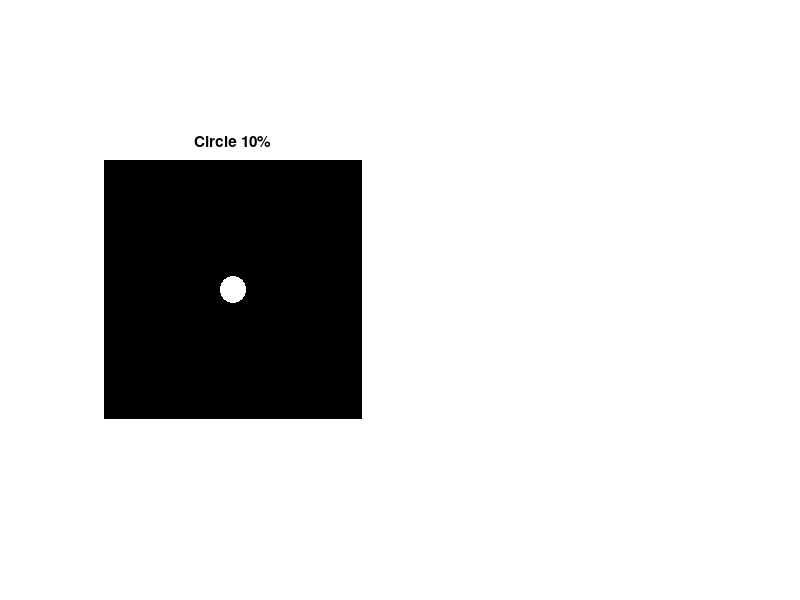

The MATLAB source for this figure: (Note: this script raises an error after producing the figure.)
%% 2.2 Convolution NIP

x = linspace(-1,1,256);
y = x;
[X,Y] = meshgrid(x,y);
R = sqrt(X.^2 + Y.^2);
A = zeros(size(R));

% diameter 10%
A(R<0.1) = 1;
figure(1);
subplot(1,2,1);
imshow(A);
title("Circle 10%");
FA = fftshift(A);
Fnip = fft2(rgb2gray(imread("nip.tif")));
H = FA.*Fnip;
h = ifft2(H);
subplot(1,2,2);
imagesc(abs(h));
title("Convoluted");
colormap gray;
axis image;

% diameter 25%
A(R<0.25) = 1;
figure(2);
subplot(1,2,1);
imshow(A);
title("Circle 25%");
FA = fftshift(A);
Fnip = fft2(rgb2gray(imread("nip.tif")));
H = FA.*Fnip;
h = ifft2(H);
subplot(1,2,2);
imagesc(abs(h));
title("Convoluted");
colormap gray;
axis image;

% diameter 50%
A(R<0.50) = 1;
figure(3);
subplot(1,2,1);
imshow(A);
title("Circle 50%");
FA = fftshift(A);
Fnip = fft2(rgb2gray(imread("nip.tif")));
H = FA.*Fnip;
h = ifft2(H);
subplot(1,2,2);
imagesc(abs(h));
title("Convoluted");
colormap gray;
axis image;

% diameter 75%
A(R<0.75) = 1;
figure(4);
subplot(1,2,1);
imshow(A);
title("Circle 75%");
FA = fftshift(A);
Fnip = fft2(rgb2gray(imread("nip.tif")));
H = FA.*Fnip;
h = ifft2(H);
subplot(1,2,2);
imagesc(abs(h));
title("Convoluted")

colormap gray;
axis image;

% diameter 100%
A(R<1) = 1;
figure(5);
subplot(1,2,1);
imshow(A);
title("Circle 100%")
FA = fftshift(A);
Fnip = fft2(rgb2gray(imread("nip.tif")));
H = FA.*Fnip;
h = ifft2(H);
subplot(1,2,2);
imagesc(abs(h));
title("Convoluted")
colormap gray;
axis image;

%% 2.2 Convolution JWST

% JWST Mirror size variation

% make a circle/star
x = linspace(-1,1,256);
y = x;
[X,Y] = meshgrid(x,y);
R = sqrt(X.^2 + Y.^2);
A = ones(size(R));
A(R<0.2) = 0;
imwrite(A,"star.png")

% JWST size 1

% FFT shift JWST mirror
camera = im2double(imread("1.png"));
camera_channel = camera(:,:,1);
camera_shift = fftshift(camera_channel);

% FFT star
star = im2double(imread('star.png'));
star_channel = star(:,:,1);
fft2_star = fft2(star_channel);

% fftshift * fft2 & invfft
cameraxstar = camera_shift.*fft2_star;
invcameraxstar = ifft2(cameraxstar); 

% plotting 

figure(1);
subplot(2,2,1);
imagesc(camera);
axis image; axis off;
title('JWST Mirror');
colormap gray;

subplot(2,2,2);
imagesc(star);
axis image; axis off;
title('Star');
colormap gray;

subplot(2,2,3);
imagesc(abs(invcameraxstar));
axis image; axis off;
title('Star Image');
colormap hot;

subplot(2,2,4);
imagesc(log(abs(invcameraxstar)));
axis image; axis off;
title('Star Image (log scale)');
colormap hot;


% JWST size 2

% FFT shift JWST mirror
camera = im2double(imread("2.png"));
camera_channel = camera(:,:,1);
camera_shift = fftshift(camera_channel);

% FFT star
star = im2double(imread('star.png'));
star_channel = star(:,:,1);
fft2_star = fft2(star_channel);

% fftshift * fft2 & invfft
cameraxstar = camera_shift.*fft2_star;
invcameraxstar = ifft2(cameraxstar); 

% plotting 

figure(2);
subplot(2,2,1);
imagesc(camera);
axis image; axis off;
title('JWST Mirror');
colormap gray;

subplot(2,2,2);
imagesc(star);
axis image; axis off;
title('Star');
colormap gray;

subplot(2,2,3);
imagesc(abs(invcameraxstar));
axis image; axis off;
title('Star Image');
colormap hot;

subplot(2,2,4);
imagesc(log(abs(invcameraxstar)));
axis image; axis off;
title('Star Image (log scale)');
colormap hot;


% JWST size 3

% FFT shift JWST mirror
camera = im2double(imread("3.png"));
camera_channel = camera(:,:,1);
camera_shift = fftshift(camera_channel);

% FFT star
star = im2double(imread('star.png'));
star_channel = star(:,:,1);
fft2_star = fft2(star_channel);

% fftshift * fft2 & invfft
cameraxstar = camera_shift.*fft2_star;
invcameraxstar = ifft2(cameraxstar); 

% plotting 

figure(3);
subplot(2,2,1);
imagesc(camera);
axis image; axis off;
title('JWST Mirror');
colormap gray;

subplot(2,2,2);
imagesc(star);
axis image; axis off;
title('Star');
colormap gray;

subplot(2,2,3);
imagesc(abs(invcameraxstar));
axis image; axis off;
title('Star Image');
colormap hot;

subplot(2,2,4);
imagesc(log(abs(invcameraxstar)));
axis image; axis off;
title('Star Image (log scale)');
colormap hot;


% JWST size 4

% FFT shift JWST mirror
camera = im2double(imread("4.png"));
camera_channel = camera(:,:,1);
camera_shift = fftshift(camera_channel);

% FFT star
star = im2double(imread('star.png'));
star_channel = star(:,:,1);
fft2_star = fft2(star_channel);

% fftshift * fft2 & invfft
cameraxstar = camera_shift.*fft2_star;
invcameraxstar = ifft2(cameraxstar); 

% plotting 

figure(4);
subplot(2,2,1);
imagesc(camera);
axis image; axis off;
title('JWST Mirror');
colormap gray;

subplot(2,2,2);
imagesc(star);
axis image; axis off;
title('Star');
colormap gray;

subplot(2,2,3);
imagesc(abs(invcameraxstar));
axis image; axis off;
title('Star Image');
colormap hot;

subplot(2,2,4);
imagesc(log(abs(invcameraxstar)));
axis image; axis off;
title('Star Image (log scale)');
colormap hot;


% JWST size 5

% FFT shift JWST mirror
camera = im2double(imread("5.png"));
camera_channel = camera(:,:,1);
camera_shift = fftshift(camera_channel);

% FFT star
star = im2double(imread('star.png'));
star_channel = star(:,:,1);
fft2_star = fft2(star_channel);

% fftshift * fft2 & invfft
cameraxstar = camera_shift.*fft2_star;
invcameraxstar = ifft2(cameraxstar); 

% plotting 

figure(5);
subplot(2,2,1);
imagesc(camera);
axis image; axis off;
title('JWST Mirror');
colormap gray;

subplot(2,2,2);
imagesc(star);
axis image; axis off;
title('Star');
colormap gray;

subplot(2,2,3);
imagesc(abs(invcameraxstar));
axis image; axis off;
title('Star Image');
colormap hot;

subplot(2,2,4);
imagesc(log(abs(invcameraxstar)));
axis image; axis off;
title('Star Image (log scale)');
colormap hot;


% Star size variation

% make a circle/star
x = linspace(-1,1,256);
y = x;
[X,Y] = meshgrid(x,y);
R = sqrt(X.^2 + Y.^2);
A = ones(size(R));

% star size 1
A(R<0.2) = 0;
imwrite(A,"star.png")

% FFT shift JWST mirror
camera = im2double(imread("1.png"));
camera_channel = camera(:,:,1);
camera_shift = fftshift(camera_channel);

% FFT star
star = im2double(imread('star.png'));
star_channel = star(:,:,1);
fft2_star = fft2(star_channel);

% fftshift * fft2 & invfft
cameraxstar = camera_shift.*fft2_star;
invcameraxstar = ifft2(cameraxstar); 

% plotting 

figure(6);
subplot(2,2,1);
imagesc(camera);
axis image; axis off;
title('JWST Mirror');
colormap gray;

subplot(2,2,2);
imagesc(star);
axis image; axis off;
title('Star');
colormap gray;

subplot(2,2,3);
imagesc(abs(invcameraxstar));
axis image; axis off;
title('Star Image');
colormap hot;

subplot(2,2,4);
imagesc(log(abs(invcameraxstar)));
axis image; axis off;
title('Star Image (log scale)');
colormap hot;


% star size 2
A(R<0.4) = 0;
imwrite(A,"star.png")

% FFT shift JWST mirror
camera = im2double(imread("1.png"));
camera_channel = camera(:,:,1);
camera_shift = fftshift(camera_channel);

% FFT star
star = im2double(imread('star.png'));
star_channel = star(:,:,1);
fft2_star = fft2(star_channel);

% fftshift * fft2 & invfft
cameraxstar = camera_shift.*fft2_star;
invcameraxstar = ifft2(cameraxstar); 

% plotting 

figure(7);
subplot(2,2,1);
imagesc(camera);
axis image; axis off;
title('JWST Mirror');
colormap gray;

subplot(2,2,2);
imagesc(star);
axis image; axis off;
title('Star');
colormap gray;

subplot(2,2,3);
imagesc(abs(invcameraxstar));
axis image; axis off;
title('Star Image');
colormap hot;

subplot(2,2,4);
imagesc(log(abs(invcameraxstar)));
axis image; axis off;
title('Star Image (log scale)');
colormap hot;


% star size 3
A(R<0.6) = 0;
imwrite(A,"star.png")

% FFT shift JWST mirror
camera = im2double(imread("1.png"));
camera_channel = camera(:,:,1);
camera_shift = fftshift(camera_channel);

% FFT star
star = im2double(imread('star.png'));
star_channel = star(:,:,1);
fft2_star = fft2(star_channel);

% fftshift * fft2 & invfft
cameraxstar = camera_shift.*fft2_star;
invcameraxstar = ifft2(cameraxstar); 

% plotting 

figure(8);
subplot(2,2,1);
imagesc(camera);
axis image; axis off;
title('JWST Mirror');
colormap gray;

subplot(2,2,2);
imagesc(star);
axis image; axis off;
title('Star');
colormap gray;

subplot(2,2,3);
imagesc(abs(invcameraxstar));
axis image; axis off;
title('Star Image');
colormap hot;

subplot(2,2,4);
imagesc(log(abs(invcameraxstar)));
axis image; axis off;
title('Star Image (log scale)');
colormap hot;


% star size 4
A(R<0.8) = 0;
imwrite(A,"star.png")

% FFT shift JWST mirror
camera = im2double(imread("1.png"));
camera_channel = camera(:,:,1);
camera_shift = fftshift(camera_channel);

% FFT star
star = im2double(imread('star.png'));
star_channel = star(:,:,1);
fft2_star = fft2(star_channel);

% fftshift * fft2 & invfft
cameraxstar = camera_shift.*fft2_star;
invcameraxstar = ifft2(cameraxstar); 

% plotting 

figure(9);
subplot(2,2,1);
imagesc(camera);
axis image; axis off;
title('JWST Mirror');
colormap gray;

subplot(2,2,2);
imagesc(star);
axis image; axis off;
title('Star');
colormap gray;

subplot(2,2,3);
imagesc(abs(invcameraxstar));
axis image; axis off;
title('Star Image');
colormap hot;

subplot(2,2,4);
imagesc(log(abs(invcameraxstar)));
axis image; axis off;
title('Star Image (log scale)');
colormap hot;


% star size 5
A(R<1) = 0;
imwrite(A,"star.png")

% FFT shift JWST mirror
camera = im2double(imread("1.png"));
camera_channel = camera(:,:,1);
camera_shift = fftshift(camera_channel);

% FFT star
star = im2double(imread('star.png'));
star_channel = star(:,:,1);
fft2_star = fft2(star_channel);

% fftshift * fft2 & invfft
cameraxstar = camera_shift.*fft2_star;
invcameraxstar = ifft2(cameraxstar); 

% plotting 

figure(10);
subplot(2,2,1);
imagesc(camera);
axis image; axis off;
title('JWST Mirror');
colormap gray;

subplot(2,2,2);
imagesc(star);
axis image; axis off;
title('Star');
colormap gray;

subplot(2,2,3);
imagesc(abs(invcameraxstar));
axis image; axis off;
title('Star Image');
colormap hot;

subplot(2,2,4);
imagesc(log(abs(invcameraxstar)));
axis image; axis off;
title('Star Image (log scale)');
colormap hot;


% binary star

% FFT star
star = im2double(imread('dot.png'));
star_channel = star(:,:,1);
fft2_star = fft2(star_channel);

% fftshift * fft2 & invfft
cameraxstar = camera_shift.*fft2_star;
invcameraxstar = ifft2(cameraxstar); 

% plotting 

figure(11);
subplot(2,2,1);
imagesc(camera);
axis image; axis off;
title('JWST Mirror');
colormap gray;

subplot(2,2,2);
imagesc(star);
axis image; axis off;
title('Star');
colormap gray;

subplot(2,2,3);
imagesc(abs(invcameraxstar));
axis image; axis off;
title('Star Image');
colormap hot;

subplot(2,2,4);
imagesc(log(abs(invcameraxstar)));
axis image; axis off;
title('Star Image (log scale)');
colormap hot;